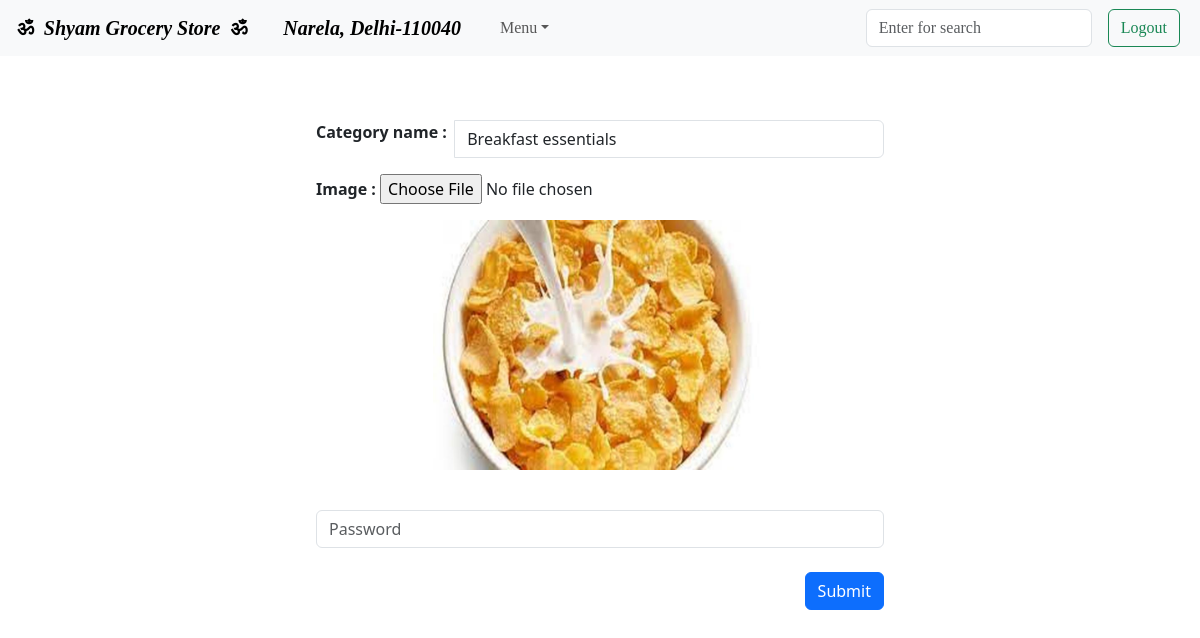
The page /admin_category_edit/1 (signed in) on the database its author committed.
### model.py (models this page shows)
class Category(db.Model):
    __tablename__="category"
    id = db.Column('id', db.Integer, primary_key = True)
    name = db.Column(db.String(50))
    image = db.Column(db.String(50))

### admin.py (the view)
@app.route("/admin_category_edit/<int:id>")
def admin_category_edit(id):
    if "admin_id" in session:
        category = Category.query.filter_by(id=id)
        check = [i for i in category]
        return render_template("admin_category_edit.html", category_info=check[0], flag=True)
    else:
        return redirect("/admin_sign-in")

### templates/admin_category_edit.html (shortened to what this page needs)
{% extends "base.html" %}
    {% block main %}
    <div class="container mt-5 w-50 p-3">
        <form enctype="multipart/form-data" action="/admin_category_update/{{category_info.id}}" method="POST">
            <div class="input-group mb-3">
                <b>Category name : &nbsp;</b>
                <input type="text" class="form-control" name="category_name" value="{{category_info.name}}" placeholder="Category name" aria-label="category_name" aria-describedby="basic-addon1">
            </div>
            <dl>
                <b>Image : </b>
                <input type="file" name="file" autocomplete="off">
            </dl>
            <center><img src="{{category_info.image}}" height="250px"></center>
            <br>
            <div class="input-group mb-3 mt-3">
                <input type="password" class="form-control" name="password" placeholder="Password" aria-label="password" aria-describedby="basic-addon1">
            </div>
            <button type="submit" class="btn btn-primary mt-2" style="float:right;">Submit</button>
        </form>
    </div>
    {% endblock %}

### rows shown on the page
Category: category_name "Breakfast essentials", image (picture)
